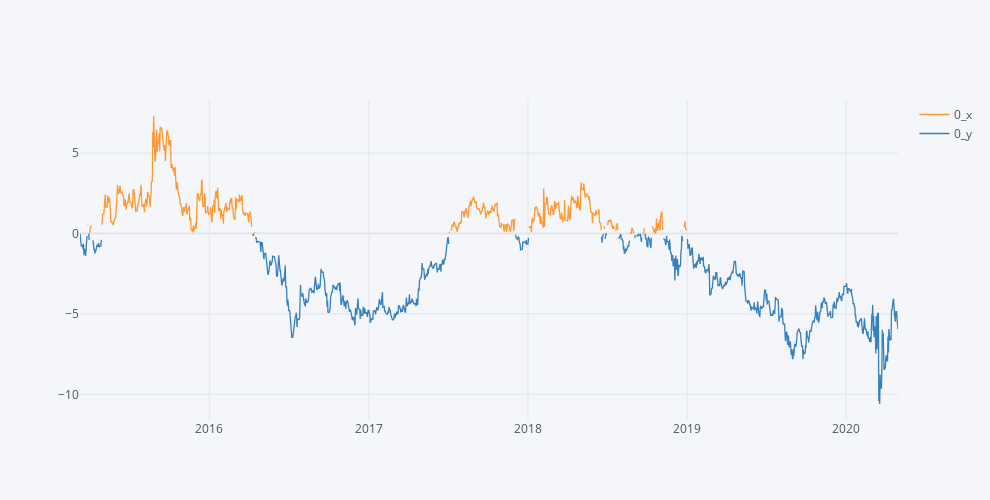

The cell this chart's notebook holds for it:
### Code cell
ratio_2_colors.iplot(dimensions=(990, 500))

### Figure 1 — Plotly figure (JSON) as saved in the notebook; plotly's stock layout.template omitted (floating-point values rounded to 4 significant figures; data arrays with more than 128 entries replaced by an {"elided": "..."} marker saying what was removed)
{"data": [{"line": {"color": "rgba(255, 153, 51, 1.0)", "dash": "solid", "shape": "linear", "width": 1.3}, "mode": "lines", "name": "0_x", "text": "", "type": "scatter", "x": {"elided": "1878 str values"}, "y": {"elided": "1878 mixed values"}}, {"line": {"color": "rgba(55, 128, 191, 1.0)", "dash": "solid", "shape": "linear", "width": 1.3}, "mode": "lines", "name": "0_y", "text": "", "type": "scatter", "x": {"elided": "1878 str values"}, "y": {"elided": "1878 mixed values"}}], "layout": {"height": 500, "legend": {"bgcolor": "#F5F6F9", "font": {"color": "#4D5663"}}, "paper_bgcolor": "#F5F6F9", "plot_bgcolor": "#F5F6F9", "title": {"font": {"color": "#4D5663"}}, "width": 990, "xaxis": {"autorange": true, "gridcolor": "#E1E5ED", "range": ["2015-03-10", "2020-04-29"], "showgrid": true, "tickfont": {"color": "#4D5663"}, "title": {"font": {"color": "#4D5663"}, "text": ""}, "type": "date", "zerolinecolor": "#E1E5ED"}, "yaxis": {"autorange": true, "gridcolor": "#E1E5ED", "range": [-11.59, 8.298], "showgrid": true, "tickfont": {"color": "#4D5663"}, "title": {"font": {"color": "#4D5663"}, "text": ""}, "type": "linear", "zerolinecolor": "#E1E5ED"}}}
